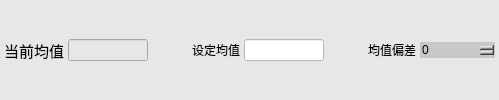
             <widget class="QWidget" name="widget_9" native="true">
              <property name="styleSheet">
               <string>background-color: rgb(231, 231, 231);</string>
              </property>
              <layout class="QHBoxLayout" name="horizontalLayout_5">
               <property name="spacing">
                <number>4</number>
               </property>
               <property name="leftMargin">
                <number>4</number>
               </property>
               <property name="topMargin">
                <number>4</number>
               </property>
               <property name="rightMargin">
                <number>4</number>
               </property>
               <property name="bottomMargin">
                <number>4</number>
               </property>
               <item>
                <widget class="QLabel" name="label_5">
                 <property name="maximumSize">
                  <size>
                   <width>80</width>
                   <height>16777215</height>
                  </size>
                 </property>
                 <property name="font">
                  <font>
                   <family>微软雅黑</family>
                   <pointsize>11</pointsize>
                   <weight>50</weight>
                   <italic>false</italic>
                   <bold>false</bold>
                  </font>
                 </property>
                 <property name="styleSheet">
                  <string notr="true">font: 11pt &quot;微软雅黑&quot;;</string>
                 </property>
                 <property name="text">
                  <string>当前均值</string>
                 </property>
                </widget>
               </item>
               <item>
                <widget class="QLineEdit" name="lineEditCalcMean">
                 <property name="minimumSize">
                  <size>
                   <width>80</width>
                   <height>0</height>
                  </size>
                 </property>
                 <property name="maximumSize">
                  <size>
                   <width>80</width>
                   <height>16777215</height>
                  </size>
                 </property>
                 <property name="styleSheet">
                  <string notr="true">font: 11pt &quot;微软雅黑&quot;;</string>
                 </property>
                </widget>
               </item>
               <item>
                <spacer name="horizontalSpacer_3">
                 <property name="orientation">
                  <enum>Qt::Horizontal</enum>
                 </property>
                 <property name="sizeHint" stdset="0">
                  <size>
                   <width>40</width>
                   <height>20</height>
                  </size>
                 </property>
                </spacer>
               </item>
               <item>
                <widget class="QLabel" name="label_11">
                 <property name="maximumSize">
                  <size>
                   <width>80</width>
                   <height>16777215</height>
                  </size>
                 </property>
                 <property name="styleSheet">
                  <string notr="true">font: 11pt &quot;微软雅黑&quot;;</string>
                 </property>
                 <property name="text">
                  <string>设定均值</string>
                 </property>
                </widget>
               </item>
               <item>
                <widget class="KLineEditKb" name="lineEditSetMean">
                 <property name="minimumSize">
                  <size>
                   <width>80</width>
                   <height>0</height>
                  </size>
                 </property>
                 <property name="maximumSize">
                  <size>
                   <width>80</width>
                   <height>16777215</height>
                  </size>
                 </property>
                 <property name="styleSheet">
                  <string notr="true">font: 11pt &quot;微软雅黑&quot;;
background-color: rgb(255, 255, 255);</string>
                 </property>
                </widget>
               </item>
               <item>
                <spacer name="horizontalSpacer_4">
                 <property name="orientation">
                  <enum>Qt::Horizontal</enum>
                 </property>
                 <property name="sizeHint" stdset="0">
                  <size>
                   <width>40</width>
                   <height>20</height>
                  </size>
                 </property>
                </spacer>
               </item>
               <item>
                <widget class="QLabel" name="label_8">
                 <property name="maximumSize">
                  <size>
                   <width>80</width>
                   <height>16777215</height>
                  </size>
                 </property>
                 <property name="styleSheet">
                  <string notr="true">font: 11pt &quot;微软雅黑&quot;;</string>
                 </property>
                 <property name="text">
                  <string>均值偏差</string>
                 </property>
                </widget>
               </item>
               <item>
                <widget class="KSpinBoxKb" name="spinBoxMeanBasis">
                 <property name="minimumSize">
                  <size>
                   <width>75</width>
                   <height>0</height>
                  </size>
                 </property>
                 <property name="maximumSize">
                  <size>
                   <width>80</width>
                   <height>16777215</height>
                  </size>
                 </property>
                 <property name="styleSheet">
                  <string notr="true">
QSpinBox
{
	
	font: 11pt &quot;微软雅黑&quot;;
	border-width:1;border-style:none;
	border-color:rgb(255, 255, 255);
	background-color: rgb(200, 200, 200);
	color::rgb(255,255, 0);

}
QSpinBox::down-button
{   
	
	background-color: rgb(200, 200, 200);
	subcontrol-origin:border;
    subcontrol-position:left;
    image: url(:/左normal.png);
    width: 20px;
    height: 30px; ;
}
QSpinBox::up-button
{
board:none;
	background-color: rgb(200, 200, 200);
	subcontrol-origin:border;
    subcontrol-position:right;
    image: url(:/右normal.png);
    width: 20px;
    height: 30px;       
}

QSpinBox::up-button:pressed
{
board:none;
background-color: rgb(103, 103, 103);
	subcontrol-origin:border;
    subcontrol-position:right;
    image: url(:/右press.png);
    width: 20px;
    height: 30px;      
}
QSpinBox::down-button:pressed
{
board:none;
background-color: rgb(103, 103, 103);
	subcontrol-origin:border;
    subcontrol-position:left;
    image: url(:/左press.png);
    width: 20px;
    height: 30px; 
}
</string>
                 </property>
                 <property name="maximum">
                  <number>255</number>
                 </property>
                </widget>
               </item>
              </layout>
             </widget>
